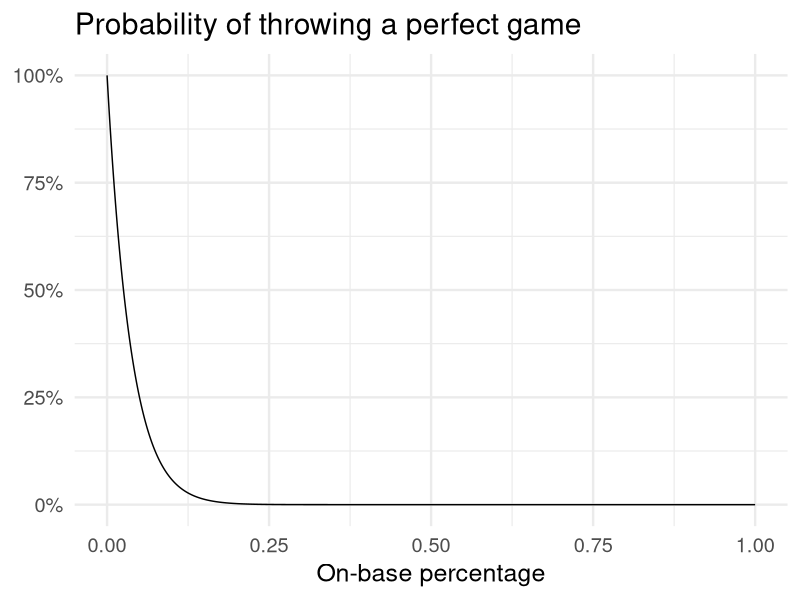
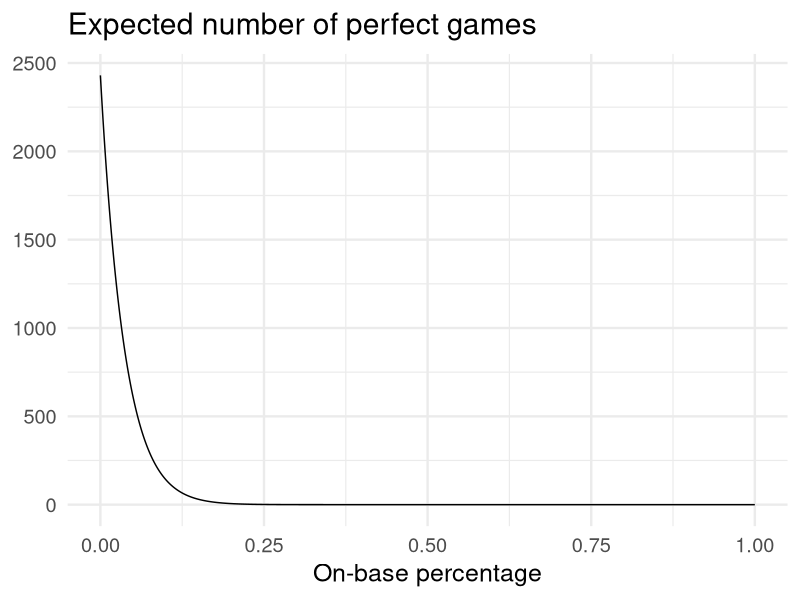
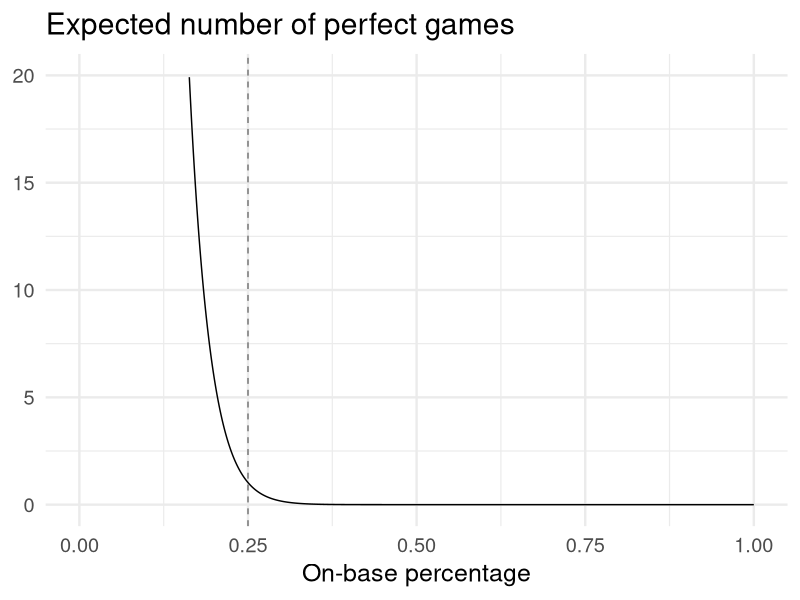

Recreate these plots in R, in order.
## ---- chunk 1
knitr::opts_chunk$set(cache = TRUE, cache.lazy = FALSE)
options(digits = 4)
## ---- chunk 2
library(tidyverse)

theme_set(theme_minimal(base_size = 18))
## ---- chunk 3
perfect_games <- tibble(
  # range of possible on base percentages
  obp = seq(from = 0, to = 1, by = 0.001),
  # probability of 27 consecutive failures to reach base
  # based on geometric distribution
  prob_perfect_game = 1 - pgeom(q = 26, prob = obp)
) %>%
  # fix NaN for obp = 0
  mutate(
    prob_perfect_game = ifelse(is.na(prob_perfect_game), 1, prob_perfect_game)
  )

ggplot(data = perfect_games, mapping = aes(x = obp, y = prob_perfect_game)) +
  geom_line() +
  scale_y_continuous(labels = scales::percent) +
  labs(
    title = "Probability of throwing a perfect game",
    x = "On-base percentage",
    y = NULL
  )
## ---- chunk 4
n_games <- 162 * 30 / 2

perfect_games_season <- perfect_games %>%
  # expected value of binomial distribution
  # expected number of perfect games in an entire season
  mutate(prob_at_least_one = n_games * prob_perfect_game)

ggplot(data = perfect_games_season, mapping = aes(x = obp, y = prob_at_least_one)) +
  geom_line() +
  labs(
    title = "Expected number of perfect games",
    x = "On-base percentage",
    y = NULL
  )
## ---- chunk 5
obp_1 <- filter(perfect_games_season, prob_at_least_one >= 1) %>%
  pull(obp) %>%
  max()

ggplot(data = perfect_games_season, mapping = aes(x = obp, y = prob_at_least_one)) +
  geom_line() +
  geom_vline(xintercept = obp_1, linetype = 2, alpha = .5) +
  scale_y_continuous(limits = c(0, 20)) +
  labs(
    title = "Expected number of perfect games",
    x = "On-base percentage",
    y = NULL
  )
